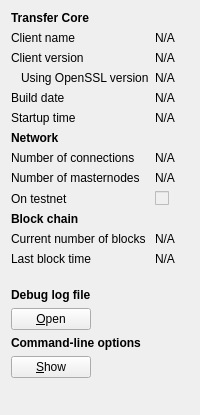
                    <widget class="QWidget" name="tab_info">
                        <attribute name="title">
                            <string>&amp;Information</string>
                        </attribute>
                        <layout class="QFormLayout" name="formLayout">
                            <item row="0" column="0">
                                <widget class="QLabel" name="label_9">
                                    <property name="font">
                                        <font>
                                            <weight>75</weight>
                                            <bold>true</bold>
                                        </font>
                                    </property>
                                    <property name="text">
                                        <string>Transfer Core</string>
                                    </property>
                                </widget>
                            </item>
                            <item row="1" column="0">
                                <widget class="QLabel" name="label_5">
                                    <property name="text">
                                        <string>Client name</string>
                                    </property>
                                </widget>
                            </item>
                            <item row="1" column="1">
                                <widget class="QLabel" name="clientName">
                                    <property name="cursor">
                                        <cursorShape>IBeamCursor</cursorShape>
                                    </property>
                                    <property name="text">
                                        <string>N/A</string>
                                    </property>
                                    <property name="textFormat">
                                        <enum>Qt::PlainText</enum>
                                    </property>
                                    <property name="textInteractionFlags">
                                        <set>Qt::LinksAccessibleByMouse|Qt::TextSelectableByKeyboard|Qt::TextSelectableByMouse</set>
                                    </property>
                                </widget>
                            </item>
                            <item row="2" column="0">
                                <widget class="QLabel" name="label_6">
                                    <property name="text">
                                        <string>Client version</string>
                                    </property>
                                </widget>
                            </item>
                            <item row="2" column="1">
                                <widget class="QLabel" name="clientVersion">
                                    <property name="cursor">
                                        <cursorShape>IBeamCursor</cursorShape>
                                    </property>
                                    <property name="text">
                                        <string>N/A</string>
                                    </property>
                                    <property name="textFormat">
                                        <enum>Qt::PlainText</enum>
                                    </property>
                                    <property name="textInteractionFlags">
                                        <set>Qt::LinksAccessibleByMouse|Qt::TextSelectableByKeyboard|Qt::TextSelectableByMouse</set>
                                    </property>
                                </widget>
                            </item>
                            <item row="3" column="0">
                                <widget class="QLabel" name="label_14">
                                    <property name="text">
                                        <string>Using OpenSSL version</string>
                                    </property>
                                    <property name="indent">
                                        <number>10</number>
                                    </property>
                                </widget>
                            </item>
                            <item row="3" column="1">
                                <widget class="QLabel" name="openSSLVersion">
                                    <property name="cursor">
                                        <cursorShape>IBeamCursor</cursorShape>
                                    </property>
                                    <property name="text">
                                        <string>N/A</string>
                                    </property>
                                    <property name="textFormat">
                                        <enum>Qt::PlainText</enum>
                                    </property>
                                    <property name="textInteractionFlags">
                                        <set>Qt::LinksAccessibleByMouse|Qt::TextSelectableByKeyboard|Qt::TextSelectableByMouse</set>
                                    </property>
                                </widget>
                            </item>
                            <item row="4" column="0">
                                <widget class="QLabel" name="label_12">
                                    <property name="text">
                                        <string>Build date</string>
                                    </property>
                                </widget>
                            </item>
                            <item row="4" column="1">
                                <widget class="QLabel" name="buildDate">
                                    <property name="cursor">
                                        <cursorShape>IBeamCursor</cursorShape>
                                    </property>
                                    <property name="text">
                                        <string>N/A</string>
                                    </property>
                                    <property name="textFormat">
                                        <enum>Qt::PlainText</enum>
                                    </property>
                                    <property name="textInteractionFlags">
                                        <set>Qt::LinksAccessibleByMouse|Qt::TextSelectableByKeyboard|Qt::TextSelectableByMouse</set>
                                    </property>
                                </widget>
                            </item>
                            <item row="5" column="0">
                                <widget class="QLabel" name="label_13">
                                    <property name="text">
                                        <string>Startup time</string>
                                    </property>
                                </widget>
                            </item>
                            <item row="5" column="1">
                                <widget class="QLabel" name="startupTime">
                                    <property name="cursor">
                                        <cursorShape>IBeamCursor</cursorShape>
                                    </property>
                                    <property name="text">
                                        <string>N/A</string>
                                    </property>
                                    <property name="textFormat">
                                        <enum>Qt::PlainText</enum>
                                    </property>
                                    <property name="textInteractionFlags">
                                        <set>Qt::LinksAccessibleByMouse|Qt::TextSelectableByKeyboard|Qt::TextSelectableByMouse</set>
                                    </property>
                                </widget>
                            </item>
                            <item row="6" column="0">
                                <widget class="QLabel" name="label_11">
                                    <property name="font">
                                        <font>
                                            <weight>75</weight>
                                            <bold>true</bold>
                                        </font>
                                    </property>
                                    <property name="text">
                                        <string>Network</string>
                                    </property>
                                </widget>
                            </item>
                            <item row="7" column="0">
                                <widget class="QLabel" name="label_7">
                                    <property name="text">
                                        <string>Number of connections</string>
                                    </property>
                                </widget>
                            </item>
                            <item row="7" column="1">
                                <widget class="QLabel" name="numberOfConnections">
                                    <property name="cursor">
                                        <cursorShape>IBeamCursor</cursorShape>
                                    </property>
                                    <property name="text">
                                        <string>N/A</string>
                                    </property>
                                    <property name="textFormat">
                                        <enum>Qt::PlainText</enum>
                                    </property>
                                    <property name="textInteractionFlags">
                                        <set>Qt::LinksAccessibleByMouse|Qt::TextSelectableByKeyboard|Qt::TextSelectableByMouse</set>
                                    </property>
                                </widget>
                            </item>
                            <item row="8" column="0">
                                <widget class="QLabel" name="label_15">
                                    <property name="text">
                                        <string>Number of masternodes</string>
                                    </property>
                                </widget>
                            </item>
                            <item row="8" column="1">
                                <widget class="QLabel" name="masternodeCount">
                                    <property name="cursor">
                                        <cursorShape>IBeamCursor</cursorShape>
                                    </property>
                                    <property name="text">
                                        <string>N/A</string>
                                    </property>
                                    <property name="textFormat">
                                        <enum>Qt::PlainText</enum>
                                    </property>
                                    <property name="textInteractionFlags">
                                        <set>Qt::LinksAccessibleByMouse|Qt::TextSelectableByKeyboard|Qt::TextSelectableByMouse</set>
                                    </property>
                                </widget>
                            </item>
                            <item row="9" column="0">
                                <widget class="QLabel" name="label_8">
                                    <property name="text">
                                        <string>On testnet</string>
                                    </property>
                                </widget>
                            </item>
                            <item row="9" column="1">
                                <widget class="QCheckBox" name="isTestNet">
                                    <property name="enabled">
                                        <bool>false</bool>
                                    </property>
                                    <property name="text">
                                        <string/>
                                    </property>
                                </widget>
                            </item>
                            <item row="10" column="0">
                                <widget class="QLabel" name="label_10">
                                    <property name="font">
                                        <font>
                                            <weight>75</weight>
                                            <bold>true</bold>
                                        </font>
                                    </property>
                                    <property name="text">
                                        <string>Block chain</string>
                                    </property>
                                </widget>
                            </item>
                            <item row="11" column="0">
                                <widget class="QLabel" name="label_3">
                                    <property name="text">
                                        <string>Current number of blocks</string>
                                    </property>
                                </widget>
                            </item>
                            <item row="11" column="1">
                                <widget class="QLabel" name="numberOfBlocks">
                                    <property name="cursor">
                                        <cursorShape>IBeamCursor</cursorShape>
                                    </property>
                                    <property name="text">
                                        <string>N/A</string>
                                    </property>
                                    <property name="textFormat">
                                        <enum>Qt::PlainText</enum>
                                    </property>
                                    <property name="textInteractionFlags">
                                        <set>Qt::LinksAccessibleByMouse|Qt::TextSelectableByKeyboard|Qt::TextSelectableByMouse</set>
                                    </property>
                                </widget>
                            </item>
                            <item row="12" column="0">
                                <widget class="QLabel" name="label_2">
                                    <property name="text">
                                        <string>Last block time</string>
                                    </property>
                                </widget>
                            </item>
                            <item row="12" column="1">
                                <widget class="QLabel" name="lastBlockTime">
                                    <property name="cursor">
                                        <cursorShape>IBeamCursor</cursorShape>
                                    </property>
                                    <property name="text">
                                        <string>N/A</string>
                                    </property>
                                    <property name="textFormat">
                                        <enum>Qt::PlainText</enum>
                                    </property>
                                    <property name="textInteractionFlags">
                                        <set>Qt::LinksAccessibleByMouse|Qt::TextSelectableByKeyboard|Qt::TextSelectableByMouse</set>
                                    </property>
                                </widget>
                            </item>
                            <item row="13" column="0">
                                <spacer name="verticalSpacer_2">
                                    <property name="orientation">
                                        <enum>Qt::Vertical</enum>
                                    </property>
                                    <property name="sizeHint" stdset="0">
                                        <size>
                                            <width>20</width>
                                            <height>10</height>
                                        </size>
                                    </property>
                                </spacer>
                            </item>
                            <item row="14" column="0">
                                <widget class="QLabel" name="labelDebugLogfile">
                                    <property name="font">
                                        <font>
                                            <weight>75</weight>
                                            <bold>true</bold>
                                        </font>
                                    </property>
                                    <property name="text">
                                        <string>Debug log file</string>
                                    </property>
                                </widget>
                            </item>
                            <item row="15" column="0">
                                <widget class="QPushButton" name="openDebugLogfileButton">
                                    <property name="toolTip">
                                        <string>Open the Transfer debug log file from the current data directory. This can take a few seconds for large log files.</string>
                                    </property>
                                    <property name="text">
                                        <string>&amp;Open</string>
                                    </property>
                                    <property name="autoDefault">
                                        <bool>false</bool>
                                    </property>
                                </widget>
                            </item>
                            <item row="16" column="0">
                                <widget class="QLabel" name="labelCLOptions">
                                    <property name="font">
                                        <font>
                                            <weight>75</weight>
                                            <bold>true</bold>
                                        </font>
                                    </property>
                                    <property name="text">
                                        <string>Command-line options</string>
                                    </property>
                                </widget>
                            </item>
                            <item row="17" column="0">
                                <widget class="QPushButton" name="showCLOptionsButton">
                                    <property name="toolTip">
                                        <string>Show the Transfer-Qt help message to get a list with possible Transfer command-line options.</string>
                                    </property>
                                    <property name="text">
                                        <string>&amp;Show</string>
                                    </property>
                                    <property name="autoDefault">
                                        <bool>false</bool>
                                    </property>
                                </widget>
                            </item>
                            <item row="18" column="0">
                                <spacer name="verticalSpacer">
                                    <property name="orientation">
                                        <enum>Qt::Vertical</enum>
                                    </property>
                                    <property name="sizeHint" stdset="0">
                                        <size>
                                            <width>20</width>
                                            <height>20</height>
                                        </size>
                                    </property>
                                </spacer>
                            </item>
                        </layout>
                    </widget>
